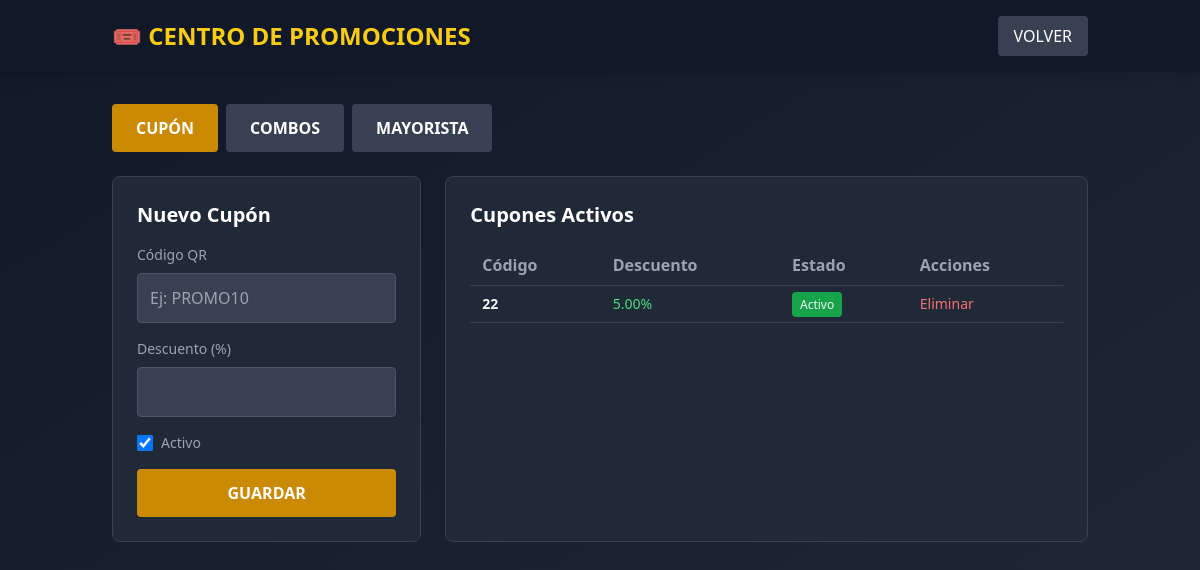
/promociones.php (signed in), run on the app's committed database.
### tables this page shows
CREATE TABLE `cupones` (
  `id` int(11) NOT NULL AUTO_INCREMENT,
  `codigo_qr` varchar(50) DEFAULT NULL,
  `descuento_porcentaje` decimal(5,2) DEFAULT NULL,
  `usos_maximos` int(11) DEFAULT 1,
  `usos_actuales` int(11) DEFAULT 0,
  `fecha_expiracion` date DEFAULT NULL,
  `activo` tinyint(4) DEFAULT 1,
  `fecha_inicio` date DEFAULT NULL,
  `descripcion` text DEFAULT NULL,
  `empresa_id` int(11) NOT NULL DEFAULT 1,
  PRIMARY KEY (`id`),
  UNIQUE KEY `codigo_qr` (`codigo_qr`)
);

### config.php (called while the page is built, shortened)
<?php
function getDB() {
    try {
        $pdo = new PDO("mysql:host=".DB_HOST.";dbname=".DB_NAME.";charset=utf8mb4", DB_USER, DB_PASS);
        $pdo->setAttribute(PDO::ATTR_ERRMODE, PDO::ERRMODE_EXCEPTION);
        $pdo->setAttribute(PDO::ATTR_DEFAULT_FETCH_MODE, PDO::FETCH_ASSOC);
        return $pdo;
    } catch(PDOException $e) {
        die("Error de conexión: " . $e->getMessage());
    }
}
function query($sql, $params = []) {
    $db = getDB();
    $stmt = $db->prepare($sql);
    $stmt->execute($params);
    return $stmt;
}
function fetchAll($sql, $params = []) {
    $stmt = query($sql, $params);
    return $stmt->fetchAll();
}
function getUser() {
    return [
        'id' => $_SESSION['user_id'] ?? null,
        'nombre' => $_SESSION['user_nombre'] ?? '',
        'rol' => $_SESSION['user_rol'] ?? '',
        'empresa_id' => $_SESSION['empresa_id'] ?? null
    ];
}

### promociones.php (the view, shortened to what this page needs)
<?php
require_once 'config.php';
$user = getUser();
$empresa_id = $user['empresa_id'];
$cupones = fetchAll("SELECT * FROM cupones WHERE empresa_id = ? ORDER BY codigo_qr", [$empresa_id]);
?>
<!DOCTYPE html>
<html lang="es">
<head>
    <script src="https://cdn.tailwindcss.com"></script>
</head>
<body class="min-h-screen bg-gradient-to-br from-gray-900 to-gray-800 text-gray-100">
    <header class="bg-gray-900 shadow-lg">
        <div class="container mx-auto px-6 py-4 flex justify-between items-center">
            <h1 class="text-2xl font-bold text-yellow-400">🎟️ CENTRO DE PROMOCIONES</h1>
            <a href="dashboard.php" class="bg-gray-700 hover:bg-gray-600 text-white px-4 py-2 rounded">VOLVER</a>
        </div>
    </header>
    <main class="container mx-auto px-6 py-8">
        <div class="flex gap-2 mb-6">
            <button onclick="showTab('cupon')" id="tabCupon" class="px-6 py-3 rounded font-bold bg-yellow-600 text-white">CUPÓN</button>
            <button onclick="showTab('combo')" id="tabCombo" class="px-6 py-3 rounded font-bold bg-gray-700 text-white">COMBOS</button>
            <button onclick="showTab('mayorista')" id="tabMayorista" class="px-6 py-3 rounded font-bold bg-gray-700 text-white">MAYORISTA</button>
        </div>
        <div id="panelCupon" class="grid grid-cols-1 lg:grid-cols-3 gap-6">
            <div class="bg-gray-800 rounded-lg border border-gray-700 p-6">
                <h3 class="text-xl font-bold text-white mb-4">Nuevo Cupón</h3>
                <form method="POST">
                    <div class="space-y-4">
                        <div>
                            <label class="block text-gray-400 text-sm mb-2">Código QR</label>
                            <input type="text" name="codigo" required
                                   class="w-full bg-gray-700 text-white p-3 rounded border border-gray-600"
                                   placeholder="Ej: PROMO10">
                        </div>
                        <div>
                            <label class="block text-gray-400 text-sm mb-2">Descuento (%)</label>
                            <input type="number" step="0.01" name="descuento" required
                                   class="w-full bg-gray-700 text-white p-3 rounded border border-gray-600">
                        </div>
                        <div class="flex items-center gap-2">
                            <input type="checkbox" name="activo" checked class="w-4 h-4">
                            <label class="text-gray-400 text-sm">Activo</label>
                        </div>
                        <button type="submit" class="w-full bg-yellow-600 hover:bg-yellow-700 text-white py-3 rounded font-bold">
                            GUARDAR
                        </button>
                    </div>
                </form>
            </div>
            <div class="lg:col-span-2 bg-gray-800 rounded-lg border border-gray-700 p-6">
                <h3 class="text-xl font-bold text-white mb-4">Cupones Activos</h3>
                <table class="w-full">
                    <thead>
                        <tr class="border-b border-gray-700">
                            <th class="text-left py-2 px-3 text-gray-400">Código</th>
                            <th class="text-left py-2 px-3 text-gray-400">Descuento</th>
                            <th class="text-left py-2 px-3 text-gray-400">Estado</th>
                            <th class="text-left py-2 px-3 text-gray-400">Acciones</th>
                        </tr>
                    </thead>
                    <tbody>
                        <?php foreach ($cupones as $c): ?>
                        <tr class="border-b border-gray-700 hover:bg-gray-700">
                            <td class="py-2 px-3 text-sm font-bold"><?= htmlspecialchars($c['codigo_qr']) ?></td>
                            <td class="py-2 px-3 text-sm text-green-400"><?= $c['descuento_porcentaje'] ?>%</td>
                            <td class="py-2 px-3 text-sm">
                                <span class="<?= $c['activo'] ? 'bg-green-600' : 'bg-red-600' ?> px-2 py-1 rounded text-xs">
                                    <?= $c['activo'] ? 'Activo' : 'Inactivo' ?>
                                </span>
                            </td>
                            <td class="py-2 px-3 text-sm">
                                <button onclick="eliminarCupon(<?= $c['id'] ?>)" class="text-red-400 hover:text-red-300">Eliminar</button>
                            </td>
                        </tr>
                        <?php endforeach; ?>
                    </tbody>
                </table>
            </div>
        </div>
    </main>
</body>
</html>

### data on the page
cupones: codigo_qr "22", descuento_porcentaje "5.00", activo "Activo"
